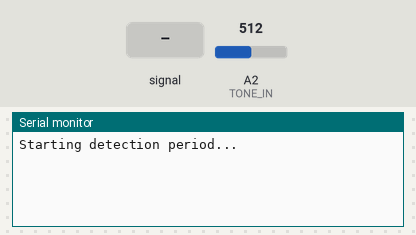
Bench run of a sketch on a simulated Teensy 4. Parts: the last lines printed to the serial monitor. Inputs (shaded band) come from the test bench; at power-on: A2 (TONE_IN) = 512.

Above: at 1.7 s.
1.8 s: A2 (TONE_IN) fed a 200 Hz sine of ±81 counts around its level
At 2.5 s:
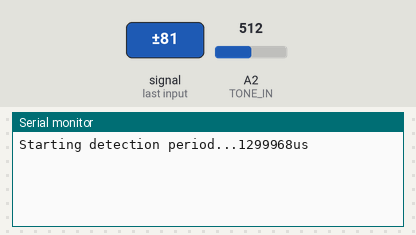
At 5.6 s:
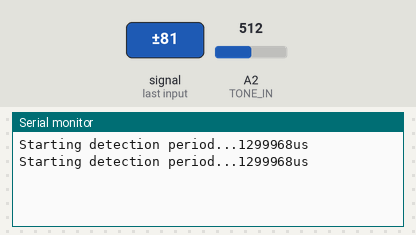

Measured:
- after the input at 1.8 s, the serial monitor: prints a new line at once (image 1)

The sketch:

triggerOnUltrasound.ino
```cpp
// -----------------------------------------------------------
// triggerOnUltrasound.ino
// Written by Fowler Askew
// AURA Payload Team 2021
// Indicates when the ultrasound signal is received
// -----------------------------------------------------------

#define TONE_IN 16  // input pin is A2 (DIO16)
#define timeOut 2000000  // amount of time to wait after receiving radio message (max distance (ft) / 1087 (ft/sec)) * 1000000
#define inputThreshold 514  // I think "no signal" will be right around 512ish, 1 count = 3.2mV

int startTime = 0;
int delayTime = 0;
int currentInput = 0;
bool signalDetected = false;

void setup()
{
  pinMode(TONE_IN, INPUT_DISABLE);  // I think this is beneficial on Teensy boards
  //pinMode(TONE_IN, INPUT);  // not strictly necessary, but still good
  //analogReadAveraging(4);  // number of samples to average (default 4)
  Serial.begin(115200);
  delay(500);
}

void loop()
{
  Serial.print("Starting detection period...");
  startTime = micros();
  while(!signalDetected && micros() < startTime + timeOut)
  {
    if(analogRead(TONE_IN) > inputThreshold)
    {
      delayTime = micros() - startTime;  // how long has it been since detection loop started
      signalDetected = true;  // flag the signal detection
    }
  }

  if(signalDetected)
  {
    Serial.print(delayTime);
    Serial.println("us");
  }
  else
    Serial.println("timeout");

  delay(2500);
}
```
